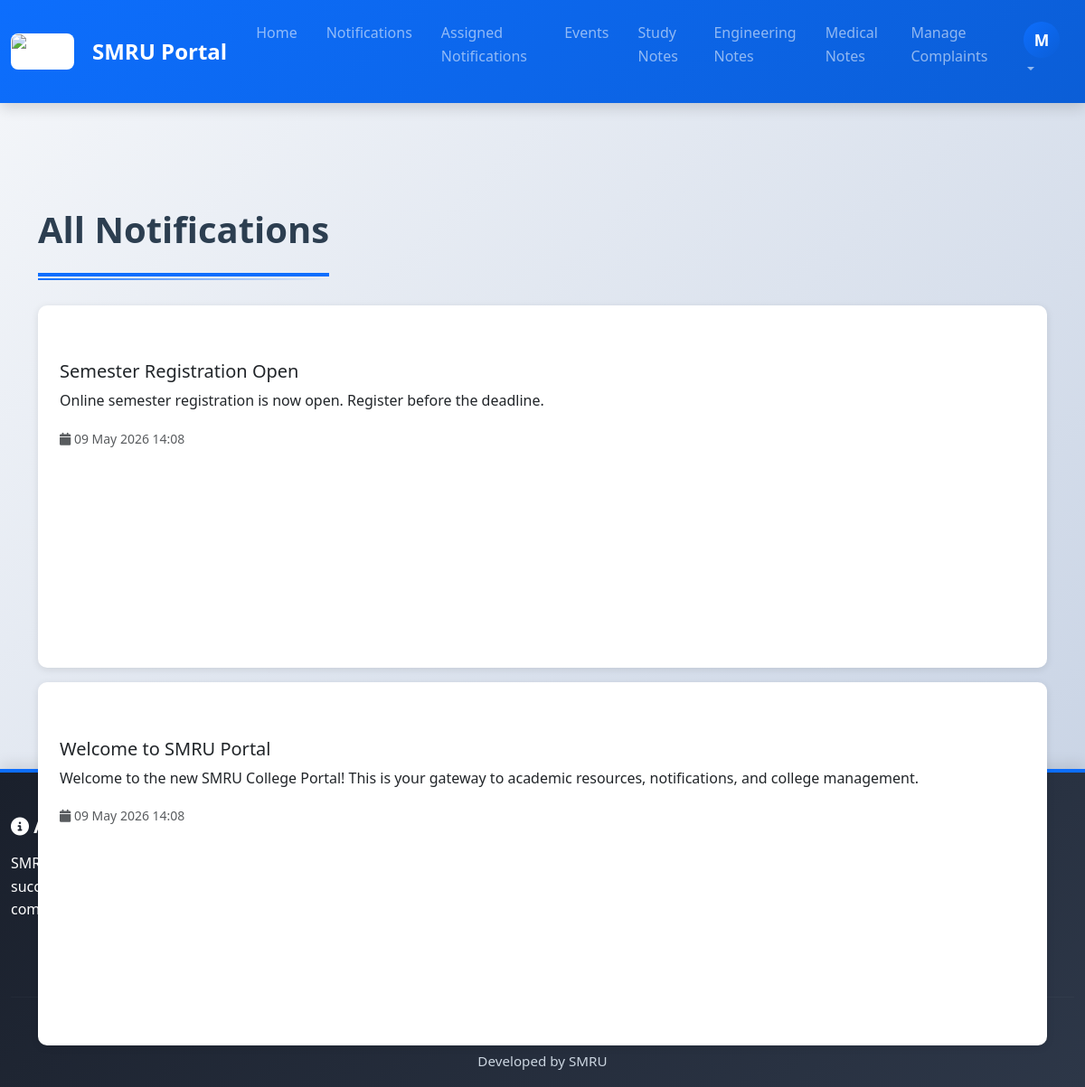
The app's page /notifications/ (signed in) with its own data.
### smru/models.py (models this page shows, shortened)
class Notification(models.Model):
    PRIORITY_CHOICES = (
        ('low', 'Low'),
        ('medium', 'Medium'),
        ('high', 'High'),
    )
    title = models.CharField(max_length=200)
    description = models.TextField()
    link = models.URLField(blank=True, null=True)  # optional registration link
    image = models.ImageField(upload_to='notifications/', blank=True, null=True)
    priority = models.CharField(max_length=20, choices=PRIORITY_CHOICES, default='medium')
    is_active = models.BooleanField(default=True)
    is_public = models.BooleanField(default=True)
    recipient_user = models.ForeignKey(User, on_delete=models.SET_NULL, null=True, blank=True, related_name='notifications')
    recipient_email = models.EmailField(blank=True, null=True)
    created_at = models.DateTimeField(auto_now_add=True)
    updated_at = models.DateTimeField(auto_now=True)
    expires_at = models.DateTimeField(blank=True, null=True)
    class Meta:
        ordering = ['-created_at']
        verbose_name_plural = 'Notifications'
        indexes = [
            models.Index(fields=['-created_at']),
            models.Index(fields=['is_active']),
            models.Index(fields=['is_public']),
        ]
    @property
    def is_expired(self):
        if self.expires_at:
            return timezone.now() > self.expires_at
        return False

### smru/views.py (the view)
# urls.py: path('notifications/', views.notifications_view, name='notifications'),
def notifications_view(request):
    try:
        notifications = Notification.objects.filter(
            is_active=True,
            is_public=True,
        ).exclude(
            expires_at__lt=timezone.now()
        ).order_by('-created_at')
        paginator = Paginator(notifications, 10)
        page_number = request.GET.get('page', 1)
        page_obj = paginator.get_page(page_number)
        return render(request, 'smru/notifications.html', {
            'notifications': page_obj,
            'paginator': paginator,
            'page_obj': page_obj,
            'is_paginated': page_obj.has_other_pages(),
        })
    except Exception as e:
        logger.error(f"Error in notifications view: {str(e)}")
        return render(request, 'smru/notifications.html', {'error': 'Could not load notifications'})

### smru/templates/smru/notifications.html (shortened to what this page needs)
{% extends 'smru/base.html' %}
{% block content %}
<div class="container py-5">
    <h2 class="section-title">All Notifications</h2>
    {% if notifications %}
    <div class="row">
        <div class="col-12">
            {% for notification in notifications %}
            <div class="card mb-3">
                <div class="card-body">
                    <div class="d-flex justify-content-between align-items-start">
                        <div class="flex-grow-1">
                            <div class="mb-2">
                                <span class="badge bg-{{ notification.priority }}">{{ notification.get_priority_display }}</span>
                            </div>
                            <h5 class="card-title">{{ notification.title }}</h5>
                            <p class="card-text">{{ notification.description }}</p>
                            <small class="text-muted">
                                <i class="fas fa-calendar"></i> {{ notification.created_at|date:"d M Y H:i" }}<br>
                            </small>
                        </div>
                    </div>
                </div>
            </div>
            {% endfor %}
        </div>
    </div>
    {% else %}
    <div class="alert alert-info text-center py-5">
        <i class="fas fa-info-circle fa-3x mb-3"></i>
        <p class="lead">No notifications at the moment. Check back later!</p>
    </div>
    {% endif %}
</div>
{% endblock %}

### smru/templates/smru/base.html (shortened to what this page needs)
<!DOCTYPE html>
<html lang="en">
<head>
    <link href="https://cdn.jsdelivr.net/npm/bootstrap@5.3.2/dist/css/bootstrap.min.css" rel="stylesheet">
    <link href="https://cdnjs.cloudflare.com/ajax/libs/font-awesome/6.4.0/css/all.min.css" rel="stylesheet">
</head>
<body>
    {% if user.is_authenticated %}
    <nav class="navbar navbar-expand-lg navbar-dark sticky-top">
        <div class="container-fluid">
            <a class="navbar-brand" href="{% url 'smru:home' %}">
                <img src="https://yt3.googleusercontent.com/NbCLFD5gyhswvy4qGsI-2WhPBwQ_rpSIZ-ZDDVr1Pa_lQVucwiDgIeukAWmpbD9Y41G09L_oBw=s900-c-k-c0x00ffffff-no-rj" alt="SMRU Logo" class="brand-logo me-2">
                SMRU Portal
            </a>
            <div class="collapse navbar-collapse" id="navbarNav">
                <ul class="navbar-nav ms-auto">
                    <li class="nav-item"><a class="nav-link" href="{% url 'smru:home' %}">Home</a></li>
                    <li class="nav-item"><a class="nav-link" href="{% url 'smru:notifications' %}">Notifications</a></li>
                    {% if user.user_role and user.user_role.role in 'hod,chairman,principal,director,faculty,security,admin' %}
                    <li class="nav-item"><a class="nav-link" href="{% url 'smru:staff_notifications' %}">Assigned Notifications</a></li>
                    {% endif %}
                    <li class="nav-item"><a class="nav-link" href="{% url 'smru:events' %}">Events</a></li>
                    <li class="nav-item"><a class="nav-link" href="{% url 'smru:notes' %}">Study Notes</a></li>
                    <li class="nav-item"><a class="nav-link" href="{% url 'smru:engineering' %}">Engineering Notes</a></li>
                    <li class="nav-item"><a class="nav-link" href="{% url 'smru:medical' %}">Medical Notes</a></li>
                    {% if user.user_role and user.user_role.role in 'hod,chairman,principal,director,faculty,security,admin' %}
                    <li class="nav-item"><a class="nav-link" href="{% url 'smru:manage_complaints' %}">Manage Complaints</a></li>
                    {% else %}
                    <li class="nav-item"><a class="nav-link" href="{% url 'smru:complaints' %}">Complaints</a></li>
                    {% endif %}
                    <li class="nav-item dropdown">
                        <a class="nav-link dropdown-toggle" href="#" id="userDropdown" role="button" data-bs-toggle="dropdown">
                            {% if user.student_profile.profile_picture %}
                            <img src="{{ user.student_profile.profile_picture.url }}" alt="Profile" class="user-avatar">
                            {% else %}
                            <div class="user-avatar">{{ user.first_name|first|upper }}</div>
                            {% endif %}
                        </a>
                    </li>
                </ul>
            </div>
        </div>
    </nav>
    {% endif %}
    <main class="container-fluid">
        {% block content %}{% endblock %}
    </main>
    <footer>
        <div class="container-fluid">
            <div class="row">
                <div class="col-md-4">
                    <h5><i class="fas fa-info-circle"></i> About</h5>
                    <p>SMRU College Portal is your gateway to academic success. Access notes, track events, and manage complaints.</p>
                </div>
                <div class="col-md-4">
                    <h5> Quick Links</h5>
                    <ul class="list-unstyled">
                        <li><a href="{% url 'smru:home' %}">Home</a></li>
                        <li><a href="{% url 'smru:notifications' %}">Notifications</a></li>
                        <li><a href="{% url 'smru:events' %}">Events</a></li>
                        <li><a href="{% url 'smru:team' %}">Team</a></li>
                        <li><a href="{% url 'smru:complaints' %}">Complaints</a></li>
                    </ul>
                </div>
                <div class="col-md-4">
                    <h5> Contact</h5>
                    <p>
                        Email: smruportal.helpline2026@gmail.com<br>
                        Phone: +91 9642785735<br>
                    </p>
                </div>
            </div>
            <hr style="border-color: rgba(255,255,255,0.1);">
            <div class="text-center">
                <p>&copy; 2026 SMRU College Portal. All rights reserved. |
                <a href="{% url 'smru:privacy_policy' %}">Privacy Policy</a> |
                <a href="{% url 'smru:terms_of_service' %}">Terms of Service</a></p>
                <a href="{% url 'smru:team' %}">Developed by SMRU</a>
            </div>
        </div>
    </footer>
</body>
</html>

### smru/templates/smru/base.html (style rules this page uses)
:root { --primary-color: #0d6efd; --primary-dark: #0b5ed7; --secondary-color: #6c757d; --success-color: #198754; --danger-color: #dc3545; --warning-color: #ffc107; --info-color: #0dcaf0; --light-bg: #f8f9fa; --white: #ffffff; --text-dark: #2c3e50; --text-light: #6c757d; --shadow-sm: 0 2px 8px rgba(0,0,0,0.1); --shadow-md: 0 5px 15px rgba(0,0,0,0.15); --shadow-lg: 0 10px 30px rgba(0,0,0,0.2); --border-radius: 10px; --transition: all 0.3s cubic-bezier(0.4, 0, 0.2, 1); }
* { margin: 0; padding: 0; box-sizing: border-box; }
html { scroll-behavior: smooth; }
body { font-family: 'Segoe UI', 'Roboto', 'Helvetica Neue', sans-serif; background: linear-gradient(135deg, #f5f7fa 0%, #c3cfe2 100%); min-height: 100vh; display: flex; flex-direction: column; color: var(--text-dark); line-height: 1.6; }
main { flex: 1; margin-top: 20px; }
.navbar { background: linear-gradient(135deg, #0d6efd 0%, #0b5ed7 100%); box-shadow: var(--shadow-md); padding: 1rem 0; position: sticky; top: 0; z-index: 1000; backdrop-filter: blur(10px); }
.navbar-brand { font-weight: 700; font-size: 1.5rem; color: white !important; display: flex; align-items: center; gap: 0.75rem; }
.brand-logo { max-height: 70px; max-width: 70px; width: auto; height: auto; object-fit: contain; border-radius: 0.5rem; border: 1px solid rgba(255,255,255,0.45); background: #fff; }
.nav-link { transition: all 0.3s ease; margin: 0 0.5rem; }
.card { border: none; border-radius: var(--border-radius); box-shadow: var(--shadow-sm); transition: var(--transition); height: 100%; overflow: hidden; background: var(--white); }
.card-body { padding: 1.5rem; }
img { max-width: 100%; height: auto; }
.section-title { font-size: 2.5rem; font-weight: 800; color: var(--text-dark); margin: 3rem 0 2rem 0; padding-bottom: 1.5rem; border-bottom: 4px solid var(--primary-color); position: relative; display: inline-block; }
.section-title::after { content: ''; position: absolute; bottom: -8px; left: 0; width: 100%; height: 2px; background: linear-gradient(90deg, var(--primary-color) 0%, transparent 100%); }
footer { background: linear-gradient(135deg, #1a202c 0%, #2d3748 100%); color: white; padding: 3rem 0 1rem 0; margin-top: 4rem; border-top: 4px solid var(--primary-color); box-shadow: 0 -5px 15px rgba(0,0,0,0.1); }
footer h5 { font-weight: 700; margin-bottom: 1rem; color: white; }
footer a { color: #cbd5e0; text-decoration: none; transition: var(--transition); font-size: 0.95rem; }
.user-avatar { width: 40px; height: 40px; border-radius: 50%; object-fit: cover; transition: var(--transition); }
.user-avatar:not(img) { background: linear-gradient(135deg, var(--primary-color) 0%, var(--primary-dark) 100%); display: flex; align-items: center; justify-content: center; color: white; font-weight: 700; font-size: 1.1rem; }
.badge { padding: 0.5rem 1rem; border-radius: 20px; font-size: 0.85rem; font-weight: 600; transition: var(--transition); }

### records on screen
Notification: title "Semester Registration Open", description "Online semester registration is now open. Register before the deadline.", created_at "09 May 2026 14:08"
Notification: title "Welcome to SMRU Portal", description "Welcome to the new SMRU College Portal! This is your gateway to academic resources, notifications, and college management.", created_at "09 May 2026 14:08"

### other values on screen
{{ user.first_name|first|upper }} "M"
